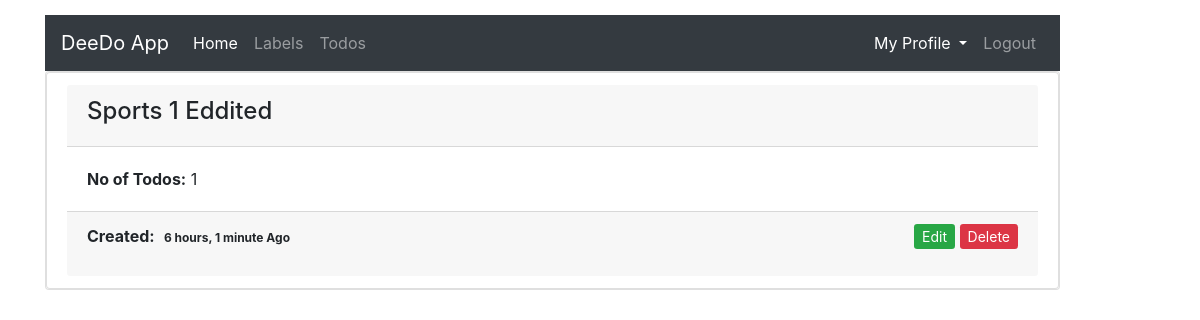
/label/2/ (signed in), run on the app's committed database.
### todos/models.py (models this page shows, shortened)
class Label(models.Model):
    title = models.CharField(max_length=100)
    created_on = models.DateTimeField(auto_now_add=True)
    updated_on = models.DateTimeField(auto_now=True)
    status = models.BooleanField(default=1)
    owner = models.ForeignKey(User, on_delete=models.CASCADE, default=1)

### todos/views.py (the view)
# urls.py: path('label/<int:pk>/', LabelDetail.as_view(), name="todos-label-detail"),
class LabelDetail(LoginRequiredMixin,DetailView):
    model = Label
    def get_queryset(self):
        return Label.objects.filter(owner=self.request.user)

### templates/todos/label_detail.html (shortened to what this page needs)
{% extends 'base.html' %}
{% block contents %}
  {% if object %}
    <ul class="list-group card">
        <li class="list-group-item">
            <div class="card-header">
                  <h4> {{object.title}} </h4>
            </div>
            <div class="col_md_2_list card-body">
               <b>No of Todos:</b> {{object.todo_set.count}}
            </div>
            <div class="card-footer">
                <div class="cont_text_date">
                    <p>
                        <span>
                        <b>Created:</b>
                        <span class="badge badge-default">{{object.created_on|timesince}} Ago</span>
                        </span>
                        <span class="float-right">
                            <a href="{% url 'todos-label-update' object.pk %}" class="btn-success btn-sm">Edit</a>
                            <a href="{% url 'todos-label-delete' object.pk %}" class="btn-danger btn-sm">Delete</a>
                        </span>
                    </p>
                </div>
            </div>
        </li>
    </ul>
{% else %}
    <h5>
        No <b>Todolist</b> Added Yet....
        <a href="{% url 'todos-create-label' %}"> Click me to Add </a>
        New Label to get Started
    </h5>
{% endif %}
{% endblock contents %}

### data on the page
Label: title "Sports 1 Eddited", todo_set.count "1", created_on "6 hours, 1 minute"
